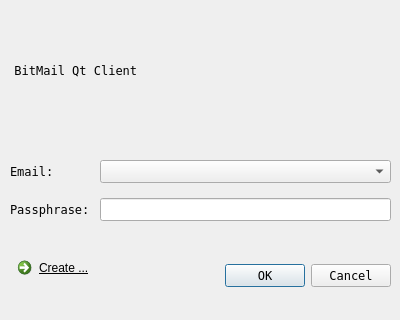
<?xml version="1.0" encoding="UTF-8"?>
<ui version="4.0">
 <class>LoginDialog</class>
 <widget class="QDialog" name="LoginDialog">
  <property name="geometry">
   <rect>
    <x>0</x>
    <y>0</y>
    <width>400</width>
    <height>320</height>
   </rect>
  </property>
  <property name="sizePolicy">
   <sizepolicy hsizetype="Fixed" vsizetype="Fixed">
    <horstretch>0</horstretch>
    <verstretch>0</verstretch>
   </sizepolicy>
  </property>
  <property name="minimumSize">
   <size>
    <width>400</width>
    <height>320</height>
   </size>
  </property>
  <property name="maximumSize">
   <size>
    <width>400</width>
    <height>320</height>
   </size>
  </property>
  <property name="baseSize">
   <size>
    <width>400</width>
    <height>320</height>
   </size>
  </property>
  <property name="font">
   <font>
    <family>Fixedsys</family>
    <weight>50</weight>
    <bold>false</bold>
   </font>
  </property>
  <property name="windowTitle">
   <string>Login</string>
  </property>
  <widget class="QCommandLinkButton" name="cmdCreate">
   <property name="geometry">
    <rect>
     <x>10</x>
     <y>250</y>
     <width>151</width>
     <height>41</height>
    </rect>
   </property>
   <property name="font">
    <font>
     <family>Segoe UI</family>
     <underline>true</underline>
    </font>
   </property>
   <property name="text">
    <string>Create ...</string>
   </property>
  </widget>
  <widget class="QDialogButtonBox" name="buttonBox">
   <property name="geometry">
    <rect>
     <x>190</x>
     <y>260</y>
     <width>201</width>
     <height>31</height>
    </rect>
   </property>
   <property name="orientation">
    <enum>Qt::Horizontal</enum>
   </property>
   <property name="standardButtons">
    <set>QDialogButtonBox::Cancel|QDialogButtonBox::Ok</set>
   </property>
  </widget>
  <widget class="QLabel" name="lbLogo">
   <property name="geometry">
    <rect>
     <x>0</x>
     <y>0</y>
     <width>400</width>
     <height>140</height>
    </rect>
   </property>
   <property name="text">
    <string>  BitMail Qt Client</string>
   </property>
  </widget>
  <widget class="QWidget" name="formLayoutWidget">
   <property name="geometry">
    <rect>
     <x>10</x>
     <y>160</y>
     <width>381</width>
     <height>81</height>
    </rect>
   </property>
   <layout class="QFormLayout" name="formLayout">
    <property name="horizontalSpacing">
     <number>10</number>
    </property>
    <property name="verticalSpacing">
     <number>15</number>
    </property>
    <item row="0" column="0">
     <widget class="QLabel" name="lbEmail">
      <property name="text">
       <string>Email:</string>
      </property>
     </widget>
    </item>
    <item row="0" column="1">
     <widget class="QComboBox" name="cbEmail">
      <property name="maxCount">
       <number>32</number>
      </property>
      <property name="iconSize">
       <size>
        <width>24</width>
        <height>24</height>
       </size>
      </property>
     </widget>
    </item>
    <item row="1" column="0">
     <widget class="QLabel" name="lbPassphrase">
      <property name="text">
       <string>Passphrase:</string>
      </property>
     </widget>
    </item>
    <item row="1" column="1">
     <widget class="QLineEdit" name="lePassphrase">
      <property name="echoMode">
       <enum>QLineEdit::Password</enum>
      </property>
     </widget>
    </item>
   </layout>
  </widget>
 </widget>
 <tabstops>
  <tabstop>cbEmail</tabstop>
  <tabstop>lePassphrase</tabstop>
  <tabstop>cmdCreate</tabstop>
 </tabstops>
 <resources/>
 <connections>
  <connection>
   <sender>buttonBox</sender>
   <signal>accepted()</signal>
   <receiver>LoginDialog</receiver>
   <slot>accept()</slot>
   <hints>
    <hint type="sourcelabel">
     <x>248</x>
     <y>254</y>
    </hint>
    <hint type="destinationlabel">
     <x>157</x>
     <y>274</y>
    </hint>
   </hints>
  </connection>
  <connection>
   <sender>buttonBox</sender>
   <signal>rejected()</signal>
   <receiver>LoginDialog</receiver>
   <slot>reject()</slot>
   <hints>
    <hint type="sourcelabel">
     <x>316</x>
     <y>260</y>
    </hint>
    <hint type="destinationlabel">
     <x>286</x>
     <y>274</y>
    </hint>
   </hints>
  </connection>
 </connections>
</ui>
